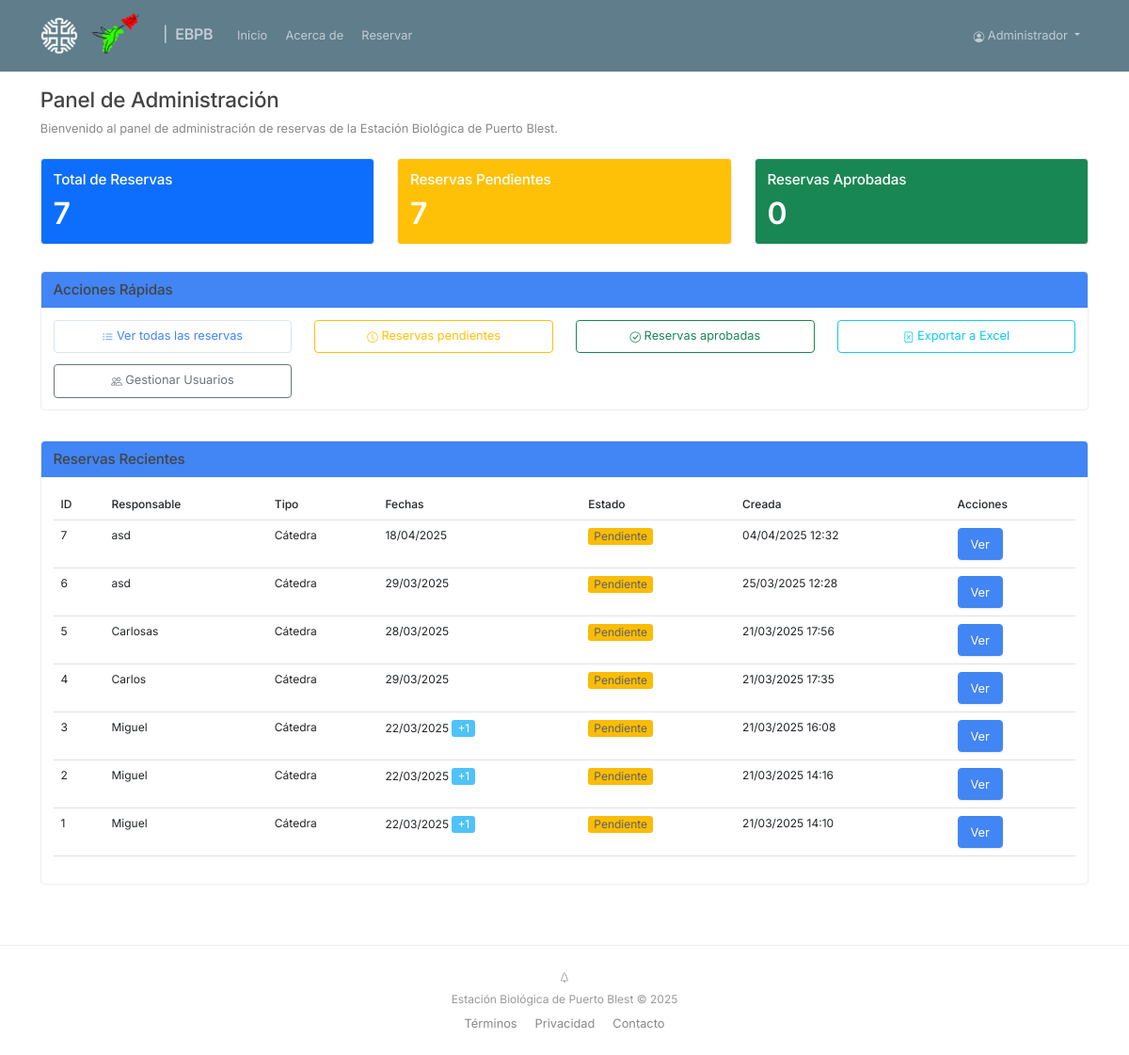
The page /admin/dashboard (signed in) on the database its author committed.
### app/models/user.py (models this page shows, shortened)
class User(db.Model, UserMixin):
    __tablename__ = 'users'
    id = db.Column(db.Integer, primary_key=True)
    email = db.Column(db.String(120), unique=True, nullable=False)
    password = db.Column(db.String(200), nullable=False)
    name = db.Column(db.String(100), nullable=False)
    is_admin = db.Column(db.Boolean, default=False)
    created_at = db.Column(db.DateTime, default=datetime.utcnow)

### app/models/reservation.py (models this page shows, shortened)
class Reservation(db.Model):
    __tablename__ = 'reservations'
    id = db.Column(db.Integer, primary_key=True)
    person_in_charge = db.Column(db.String(100), nullable=False)
    dni = db.Column(db.String(20), nullable=False)
    phone = db.Column(db.String(20), nullable=False)
    email = db.Column(db.String(120), nullable=False)
    alternative_email = db.Column(db.String(120), nullable=True)
    postal_address = db.Column(db.String(200), nullable=False)
    institution = db.Column(db.String(200), nullable=False)
    reservation_type = db.Column(db.String(50), nullable=False)
    parks_permit_number = db.Column(db.String(50), nullable=True)
    department = db.Column(db.String(200), nullable=True)  # Para cátedras
    subject = db.Column(db.String(200), nullable=True)     # Para cátedras
    project_name = db.Column(db.String(500), nullable=True)  # Para equipos de investigación
    project_code = db.Column(db.String(100), nullable=True)  # Para equipos de investigación
    project_director = db.Column(db.String(100), nullable=True)  # Para equipos de investigación
    activity_details = db.Column(db.Text, nullable=True)
    observations = db.Column(db.Text, nullable=True)
    equipment = db.Column(db.Text, nullable=True)
    status = db.Column(db.String(20), default='pendiente')  # pendiente, aprobada, rechazada, cancelada
    created_at = db.Column(db.DateTime, default=datetime.utcnow)
    updated_at = db.Column(db.DateTime, default=datetime.utcnow, onupdate=datetime.utcnow)
    pdf_path = db.Column(db.String(255), nullable=True)
    drive_folder_id = db.Column(db.String(255), nullable=True)
    date_ranges = db.relationship('ReservationDate', back_populates='reservation', cascade='all, delete-orphan')
    participants = db.relationship('Participant', back_populates='reservation', cascade='all, delete-orphan')

### app/models/reservation_date.py (models this page shows, shortened)
class ReservationDate(db.Model):
    __tablename__ = 'reservation_dates'
    id = db.Column(db.Integer, primary_key=True)
    reservation_id = db.Column(db.Integer, db.ForeignKey('reservations.id'), nullable=False)
    date = db.Column(db.Date, nullable=False)
    num_people = db.Column(db.Integer, nullable=False, default=1)
    reservation = db.relationship('Reservation', back_populates='date_ranges')

### app/controllers/admin.py (the view)
@admin_bp.route('/dashboard')
@login_required
def dashboard():
    if not current_user.is_admin:
        flash('Acceso denegado. Necesitas permisos de administrador.', 'danger')
        return redirect(url_for('main.index'))
    total_reservations = Reservation.query.count()
    pending_reservations = Reservation.query.filter_by(status='pendiente').count()
    approved_reservations = Reservation.query.filter_by(status='aprobada').count()
    recent_reservations = Reservation.query.order_by(Reservation.created_at.desc()).limit(10).all()
    return render_template('admin/dashboard.html',
                          total_reservations=total_reservations,
                          pending_reservations=pending_reservations,
                          approved_reservations=approved_reservations,
                          recent_reservations=recent_reservations)

### app/templates/admin/dashboard.html (shortened to what this page needs)
{% extends 'base.html' %}
{% block content %}
<div class="row mb-4">
    <div class="col-md-12">
        <h2>Panel de Administración</h2>
        <p class="text-muted">Bienvenido al panel de administración de reservas de la Estación Biológica de Puerto Blest.</p>
    </div>
</div>
<div class="row mb-4">
    <div class="col-md-4">
        <div class="card text-white bg-primary mb-3">
            <div class="card-body">
                <h5 class="card-title">Total de Reservas</h5>
                <p class="card-text display-4">{{ total_reservations }}</p>
            </div>
        </div>
    </div>
    <div class="col-md-4">
        <div class="card text-white bg-warning mb-3">
            <div class="card-body">
                <h5 class="card-title">Reservas Pendientes</h5>
                <p class="card-text display-4">{{ pending_reservations }}</p>
            </div>
        </div>
    </div>
    <div class="col-md-4">
        <div class="card text-white bg-success mb-3">
            <div class="card-body">
                <h5 class="card-title">Reservas Aprobadas</h5>
                <p class="card-text display-4">{{ approved_reservations }}</p>
            </div>
        </div>
    </div>
</div>
<div class="row mb-4">
    <div class="col-md-12">
        <div class="card">
            <div class="card-header bg-primary text-white">
                <h5 class="mb-0">Acciones Rápidas</h5>
            </div>
            <div class="card-body">
                <div class="row">
                    <div class="col-md-3">
                        <a href="{{ url_for('admin.reservations') }}" class="btn btn-outline-primary btn-lg w-100">
                            <i class="bi bi-list-ul"></i> Ver todas las reservas
                        </a>
                    </div>
                    <div class="col-md-3">
                        <a href="{{ url_for('admin.reservations', status='pendiente') }}" class="btn btn-outline-warning btn-lg w-100">
                            <i class="bi bi-clock"></i> Reservas pendientes
                        </a>
                    </div>
                    <div class="col-md-3">
                        <a href="{{ url_for('admin.reservations', status='aprobada') }}" class="btn btn-outline-success btn-lg w-100">
                            <i class="bi bi-check-circle"></i> Reservas aprobadas
                        </a>
                    </div>
                    <div class="col-md-3">
                        <a href="{{ url_for('admin.export_excel') }}" class="btn btn-outline-info btn-lg w-100">
                            <i class="bi bi-file-excel"></i> Exportar a Excel
                        </a>
                    </div>
                </div>
                <div class="row mt-3">
                    <div class="col-md-3">
                        <a href="{{ url_for('admin.manage_users') }}" class="btn btn-outline-secondary btn-lg w-100">
                            <i class="bi bi-people"></i> Gestionar Usuarios
                        </a>
                    </div>
                </div>
            </div>
        </div>
    </div>
</div>
<div class="row">
    <div class="col-md-12">
        <div class="card">
            <div class="card-header bg-primary text-white">
                <h5 class="mb-0">Reservas Recientes</h5>
            </div>
            <div class="card-body">
                <div class="table-responsive">
                    <table class="table table-hover">
                        <thead>
                            <tr>
                                <th>ID</th>
                                <th>Responsable</th>
                                <th>Tipo</th>
                                <th>Fechas</th>
                                <th>Estado</th>
                                <th>Creada</th>
                                <th>Acciones</th>
                            </tr>
                        </thead>
                        <tbody>
                            {% for reservation in recent_reservations %}
                            <tr>
                                <td>{{ reservation.id }}</td>
                                <td>{{ reservation.person_in_charge }}</td>
                                <td>
                                    {% if reservation.reservation_type == 'catedra' %}
                                        Cátedra
                                    {% else %}
                                        Equipo de Investigación
                                    {% endif %}
                                </td>
                                <td>
                                    {% if reservation.date_ranges|length > 0 %}
                                        {{ reservation.date_ranges[0].date.strftime('%d/%m/%Y') }}
                                        {% if reservation.date_ranges|length > 1 %}
                                            <span class="badge bg-info">+{{ reservation.date_ranges|length - 1 }}</span>
                                        {% endif %}
                                    {% else %}
                                        N/A
                                    {% endif %}
                                </td>
                                <td>
                                    {% if reservation.status == 'pendiente' %}
                                        <span class="badge bg-warning">Pendiente</span>
                                    {% elif reservation.status == 'aprobada' %}
                                        <span class="badge bg-success">Aprobada</span>
                                    {% elif reservation.status == 'rechazada' %}
                                        <span class="badge bg-danger">Rechazada</span>
                                    {% elif reservation.status == 'cancelada' %}
                                        <span class="badge bg-secondary">Cancelada</span>
                                    {% endif %}
                                </td>
                                <td>{{ reservation.created_at.strftime('%d/%m/%Y %H:%M') }}</td>
                                <td>
                                    <a href="{{ url_for('admin.view_reservation', reservation_id=reservation.id) }}" class="btn btn-sm btn-primary">Ver</a>
                                </td>
                            </tr>
                            {% else %}
                            <tr>
                                <td colspan="7" class="text-center">No hay reservas recientes</td>
                            </tr>
                            {% endfor %}
                        </tbody>
                    </table>
                </div>
            </div>
        </div>
    </div>
</div>
{% endblock %}
{% block extra_css %}
<link rel="stylesheet" href="https://cdn.jsdelivr.net/npm/bootstrap-icons@1.5.0/font/bootstrap-icons.css">
{% endblock %}

### app/templates/base.html (shortened to what this page needs)
<!DOCTYPE html>
<html lang="es">
<head>
    <link href="https://cdn.jsdelivr.net/npm/bootstrap@5.3.0/dist/css/bootstrap.min.css" rel="stylesheet">
    <link rel="stylesheet" href="https://cdn.jsdelivr.net/npm/bootstrap-icons@1.8.0/font/bootstrap-icons.css">
    <link rel="stylesheet" href="{{ url_for('static', filename='css/style.css') }}">
    {% block extra_css %}{% endblock %}
</head>
<body>
    <nav class="navbar navbar-expand-lg navbar-light bg-white">
        <div class="container">
            <a class="navbar-brand" href="{{ url_for('main.index') }}">
                <img src="{{ url_for('static', filename='img/logo5.png') }}" alt="CRUB Logo" height="40" class="me-2">
                <img src="{{ url_for('static', filename='img/logo_ebpb.png') }}" alt="CRUB Logo" height="50" class="me-2">
                <span class="fw-medium separator-symbol">|&nbsp</span>
                 EBPB
            </a>
            <div class="collapse navbar-collapse" id="navbarNav">
                <ul class="navbar-nav me-auto">
                    <li class="nav-item">
                        <a class="nav-link" href="{{ url_for('main.index') }}">
                             Inicio
                        </a>
                    </li>
                    <li class="nav-item">
                        <a class="nav-link" href="{{ url_for('main.about') }}">
                             Acerca de
                        </a>
                    </li>
                    <li class="nav-item">
                        <a class="nav-link" href="{{ url_for('form.reservation_form') }}">
                             Reservar
                        </a>
                    </li>
                </ul>                <ul class="navbar-nav">
                    {% if current_user.is_authenticated %}
                    <li class="nav-item dropdown">
                        <a class="nav-link dropdown-toggle" href="#" role="button" data-bs-toggle="dropdown">
                            <i class="bi bi-person-circle"></i> {{ current_user.name }}
                        </a>
                    </li>
                    {% else %}
                    <li class="nav-item">
                        <a class="nav-link" href="{{ url_for('auth.login') }}">
                             Iniciar Sesión
                        </a>
                    </li>
                    {% endif %}
                </ul>
            </div>
        </div>
    </nav>    <div class="container mt-4">
        {% block content %}{% endblock %}
    </div>
    <footer class="footer mt-5 py-4">
        <div class="container text-center">
            <div class="mb-2">
                <i class="bi bi-tree"></i>
            </div>
            <span>Estación Biológica de Puerto Blest &copy; {{ now.year }}</span>
            <div class="mt-2 small">
                <a href="#" class="text-decoration-none text-muted mx-2">Términos</a>
                <a href="#" class="text-decoration-none text-muted mx-2">Privacidad</a>
                <a href="#" class="text-decoration-none text-muted mx-2">Contacto</a>
            </div>
        </div>
    </footer>    <script src="https://cdn.jsdelivr.net/npm/bootstrap@5.3.0/dist/js/bootstrap.bundle.min.js"></script>
</body>
</html>

### app/static/css/style.css (style rules this page uses)
body { font-family: 'Inter', 'Segoe UI', -apple-system, BlinkMacSystemFont, sans-serif; background-color: #fff; color: #555; line-height: 1.4; font-size: 0.85rem; }
.navbar { box-shadow: none; padding: 0.5rem 0.8rem; background-color: #607d8b !important; border-bottom: 1px solid #f0f0f0; }
.navbar-brand { font-weight: 600; font-size: 1rem; letter-spacing: -0.2px; color: #c0ccd6 !important; }
.nav-link { font-weight: 400; color: #c0ccd6; padding: 0.3rem 0.5rem; margin: 0 0.1rem; border-radius: 3px; font-size: 0.8rem; }
.footer { margin-top: 1.5rem; padding: 0.8rem 0; border-top: 1px solid #eee; color: #999; font-size: 0.75rem; }
.card { border: 1px solid #eee; border-radius: 4px; box-shadow: none; margin-bottom: 1rem; transition: all 0.15s ease-in-out; }
.card-header { font-weight: 500; font-size: 0.85rem; border-bottom: 1px solid #eee; background-color: #fafafa; border-radius: 4px 4px 0 0 !important; padding: 0.6rem 0.8rem; }
.card-header.bg-primary { background-color: #4285f4 !important; color: white; border-bottom: none; }
.card-body { padding: 0.8rem; }
.btn { border-radius: 4px; font-weight: 400; padding: 0.4rem 0.8rem; transition: all 0.15s ease; font-size: 0.8rem; }
.btn-primary { background-color: #4285f4; border-color: #4285f4; box-shadow: none; }
.btn-outline-primary { color: #4285f4; border-color: #d6e3fa; background-color: transparent; }
.badge { font-weight: 400; padding: 0.25em 0.5em; border-radius: 3px; font-size: 0.75rem; }
.badge.bg-warning { background-color: #fbbc05 !important; color: #5f6368 !important; }
.badge.bg-info { background-color: #4fc3f7 !important; }
h1, h2, h3, h4, h5, h6 { letter-spacing: -0.01em; color: #444; font-weight: 500; }
h2 { font-size: 1.4rem; }
h5 { font-size: 0.95rem; }
.text-muted { color: #888 !important; font-size: 0.8rem; }
.bi { vertical-align: -0.125em; }
.container { padding: 0 0.8rem; }
.mb-4 { margin-bottom: 1rem !important; }
.mb-3 { margin-bottom: 0.75rem !important; }
.mt-4 { margin-top: 1rem !important; }
.mt-3 { margin-top: 0.75rem !important; }
.table { font-size: 0.75rem; }
.table th { font-weight: 500; }
p { margin-bottom: 0.4rem; }
.bi { font-size: 90%; }
.display-4 { font-size: 2rem !important; font-weight: 600; line-height: 1.2; margin-bottom: 0; }
.card-text.display-4 { margin-top: 0.25rem; }
.form-control, .form-select, .btn, .input-group-text, .card, .alert, .date-entry, .participant-entry { transition: all 0.2s ease-in-out; }
.btn-primary { background-color: #4285f4; border-color: #4285f4; box-shadow: 0 1px 2px rgba(0, 0, 0, 0.1); }

### rows shown on the page
User: name "Administrador"
Reservation: id "7", person_in_charge "asd", reservation_type "Cátedra", date "18/04/2025", status "Pendiente", created_at "04/04/2025 12:32"
Reservation: id "6", person_in_charge "asd", reservation_type "Cátedra", date "29/03/2025", status "Pendiente", created_at "25/03/2025 12:28"
Reservation: id "5", person_in_charge "Carlosas", reservation_type "Cátedra", date "28/03/2025", status "Pendiente", created_at "21/03/2025 17:56"
Reservation: id "4", person_in_charge "Carlos", reservation_type "Cátedra", date "29/03/2025", status "Pendiente", created_at "21/03/2025 17:35"
Reservation: id "3", person_in_charge "Miguel", reservation_type "Cátedra", date "22/03/2025", date_ranges|length "1", status "Pendiente", created_at "21/03/2025 16:08"
Reservation: id "2", person_in_charge "Miguel", reservation_type "Cátedra", date "22/03/2025", date_ranges|length "1", status "Pendiente", created_at "21/03/2025 14:16"
Reservation: id "1", person_in_charge "Miguel", reservation_type "Cátedra", date "22/03/2025", date_ranges|length "1", status "Pendiente", created_at "21/03/2025 14:10"

### other values the page prints
{{ total_reservations }} "7"
{{ pending_reservations }} "7"
{{ approved_reservations }} "0"
